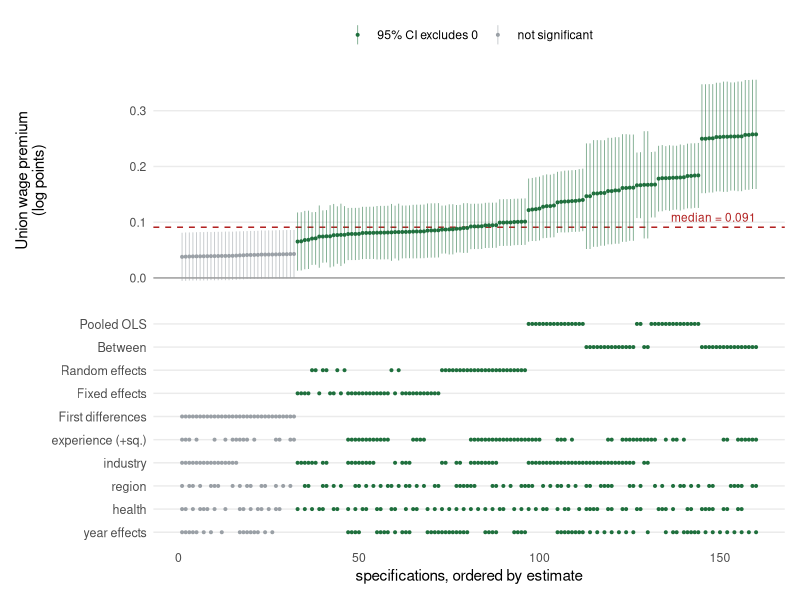

Write R code to recreate this figure.
#!/usr/bin/env Rscript
# Builds the specification-curve ("universe") figure for the paper from the
# multiverse exported by the JS engine (figures/multiverse_union.csv, produced
# by enumerating the union-premium multiverse in engine.js). Publication theme.
suppressMessages({library(ggplot2); library(patchwork); library(readr)})
setwd(dirname(sub("--file=", "", grep("--file=", commandArgs(trailingOnly = FALSE), value = TRUE)[1])))

d <- read_csv("multiverse_union.csv", show_col_types = FALSE)
d$rank <- seq_len(nrow(d))
d$Significant <- factor(ifelse(d$sig == 1, "95% CI excludes 0", "not significant"),
                        levels = c("95% CI excludes 0", "not significant"))
med <- median(d$b)
cols <- c("95% CI excludes 0" = "#1f6f3d", "not significant" = "#9aa0a6")

# ---- top panel: sorted estimates with confidence intervals ----
top <- ggplot(d, aes(rank, b, color = Significant)) +
  geom_hline(yintercept = 0, color = "grey55", linewidth = 0.4) +
  geom_hline(yintercept = med, linetype = "dashed", color = "#b22222", linewidth = 0.5) +
  geom_linerange(aes(ymin = lo, ymax = hi), linewidth = 0.3, alpha = 0.6) +
  geom_point(size = 0.7) +
  annotate("text", x = nrow(d), y = med, label = sprintf("median = %.3f", med),
           hjust = 1, vjust = -0.6, size = 3, color = "#b22222") +
  scale_color_manual(values = cols, name = NULL) +
  labs(y = "Union wage premium\n(log points)") +
  theme_minimal(base_size = 11) +
  theme(axis.title.x = element_blank(), axis.text.x = element_blank(),
        legend.position = "top", panel.grid.minor = element_blank(),
        panel.grid.major.x = element_blank())

# ---- bottom panel: analytic-choice dashboard ----
est_lab <- c(pooled = "Pooled OLS", between = "Between", random = "Random effects",
             within = "Fixed effects", fd = "First differences")
rowsdef <- rbind(
  data.frame(label = est_lab[c("pooled","between","random","within","fd")],
             on = sapply(c("pooled","between","random","within","fd"),
                         function(e) list(d$estimator == e))),
  NULL)
# Build a long data frame of active cells
mk <- function(label, active) data.frame(rank = d$rank, label = label, active = active, sig = d$sig)
rows_list <- list(
  mk("Pooled OLS",        d$estimator == "pooled"),
  mk("Between",           d$estimator == "between"),
  mk("Random effects",    d$estimator == "random"),
  mk("Fixed effects",     d$estimator == "within"),
  mk("First differences", d$estimator == "fd"),
  mk("experience (+sq.)", d$experience == 1),
  mk("industry",          d$industry == 1),
  mk("region",            d$region == 1),
  mk("health",            d$health == 1),
  mk("year effects",      d$yearFE == 1)
)
dash <- do.call(rbind, rows_list)
lev <- rev(c("Pooled OLS","Between","Random effects","Fixed effects","First differences",
             "experience (+sq.)","industry","region","health","year effects"))
dash$label <- factor(dash$label, levels = lev)
dash <- dash[dash$active, ]
dash$Significant <- factor(ifelse(dash$sig == 1, "95% CI excludes 0", "not significant"),
                           levels = c("95% CI excludes 0", "not significant"))

bottom <- ggplot(dash, aes(rank, label, color = Significant)) +
  geom_point(size = 0.7, show.legend = FALSE) +
  scale_color_manual(values = cols) +
  labs(x = "specifications, ordered by estimate", y = NULL) +
  theme_minimal(base_size = 11) +
  theme(panel.grid.minor = element_blank(), panel.grid.major.x = element_blank(),
        axis.text.y = element_text(size = 9))

fig <- top / bottom + plot_layout(heights = c(1.5, 1.6))

ggsave("spec-curve-union.png", fig, width = 7.2, height = 6.0, dpi = 300, bg = "white")
cat("wrote figures/spec-curve-union.png\n")
